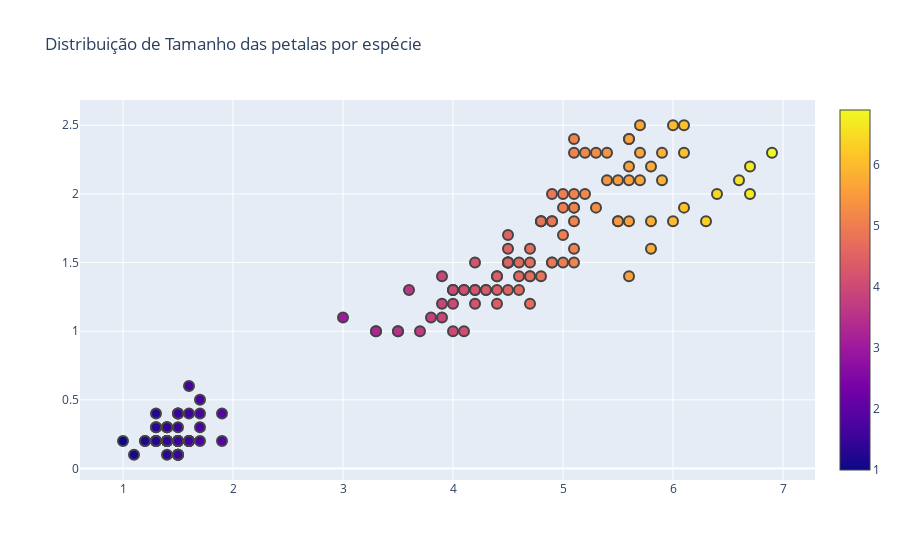

The notebook cell this image was saved under:
### Code cell
fig = go.Figure() 

fig.add_trace(go.Scatter(x=iris.petal_length, y=iris.petal_width, 
              mode='markers', marker_color=iris.petal_length, 
               text=iris.species, marker=dict(showscale=True)))

fig.update_traces(marker_line_width=2, marker_size=10)

fig.update_layout(title='Distribuição de Tamanho das petalas por espécie')

fig

### Figure 1 — Plotly figure (JSON) as saved in the notebook; plotly's stock layout.template omitted (floating-point values rounded to 4 significant figures; data arrays with more than 128 entries replaced by an {"elided": "..."} marker saying what was removed)
{"data": [{"marker": {"color": {"elided": "150 float values"}, "line": {"width": 2}, "showscale": true, "size": 10}, "mode": "markers", "text": {"elided": "150 str values"}, "type": "scatter", "x": {"elided": "150 float values"}, "y": {"elided": "150 float values"}}], "layout": {"title": {"text": "Distribuição de Tamanho das petalas por espécie"}}}
